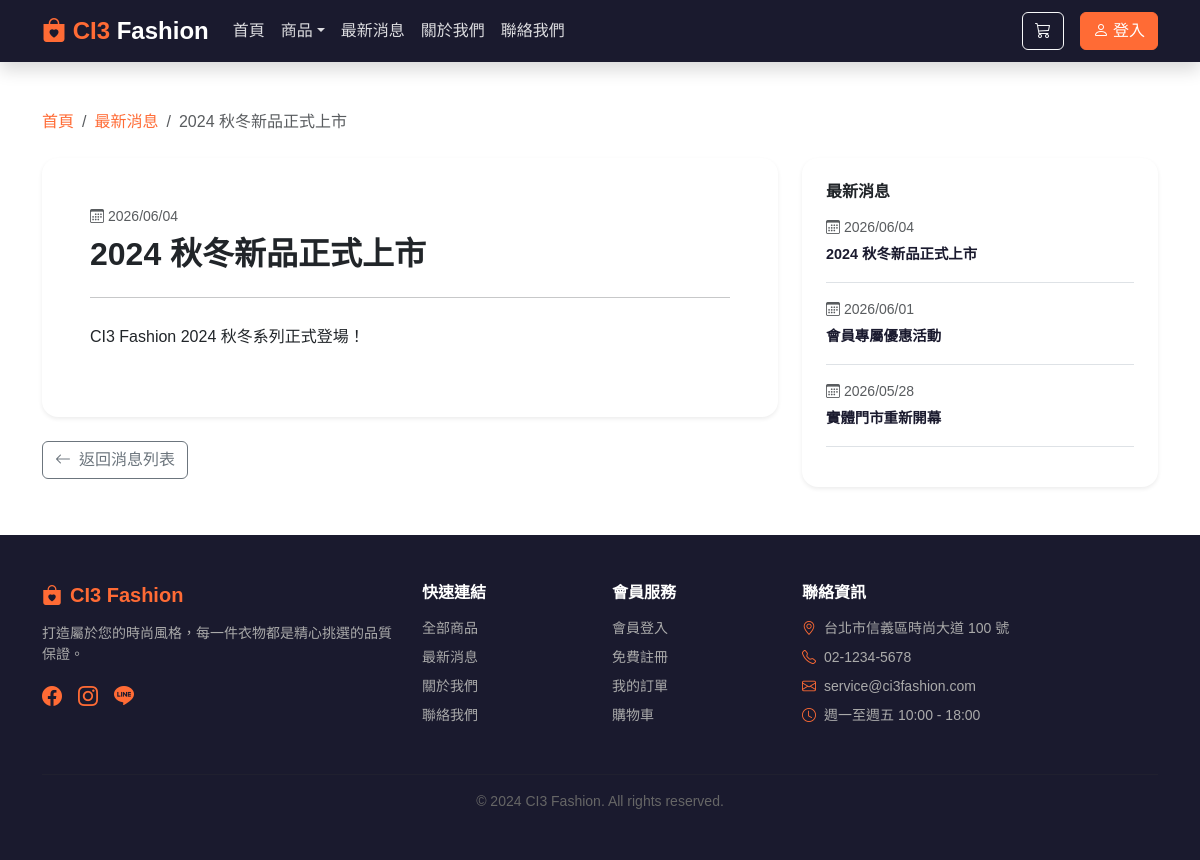
Screenshot of /news/1 with the database file from the repository.
### tables this page shows
CREATE TABLE `news` (
  `id`           int        NOT NULL AUTO_INCREMENT,
  `title`        varchar(255) NOT NULL COMMENT '文章標題',
  `summary`      text COMMENT '摘要（列表頁顯示用）',
  `content`      longtext COMMENT '完整內文（支援 HTML 富文字）',
  `is_published` tinyint(1) DEFAULT '0' COMMENT '發佈狀態：0=草稿，1=已發佈',
  `published_at` datetime   DEFAULT NULL COMMENT '發佈時間（草稿時為 NULL）',
  `created_at`   timestamp  NULL DEFAULT CURRENT_TIMESTAMP,
  PRIMARY KEY (`id`)
);

### application/core/MY_Controller.php (called while the page is built, shortened)
<?php
class Front_Controller extends MY_Controller {
    public function __construct() {
        $this->load->model('Product_model');
        $this->load->model('Category_model');
    }
    protected function render($view, $data = []) {
        $cart = $this->session->userdata('cart') ?: [];
        $data['cart_count'] = array_sum(array_column($cart, 'quantity'));
        $data['member']     = $this->session->userdata('member');
        $data['categories'] = $this->Category_model->get_all();
        $this->load->view('layouts/header', $data);
        $this->load->view($view, $data);
        $this->load->view('layouts/footer', $data);
    }
}

### application/controllers/Front/News.php (called while the page is built, shortened)
<?php
class News extends Front_Controller {
    public function detail($id) {
        $article = $this->News_model->get_by_id($id);
        $data['article']     = $article;
        $data['recent_news'] = $this->News_model->get_published(3);
        $this->render('frontend/news/detail', $data);
    }
}

### index.php (called while the page is built, shortened)
<?php
require_once BASEPATH.'core/CodeIgniter.php';

### application/models/News_model.php (called while the page is built, shortened)
<?php
class News_model extends CI_Model {
    public function get_published($limit = null, $offset = 0) {
        $this->db->where('is_published', 1)->order_by('published_at', 'DESC');
        if ($limit) $this->db->limit($limit, $offset);
        return $this->db->get('news')->result();
    }
    public function get_by_id($id) {
        return $this->db->where('id', $id)->get('news')->row();
    }
}

### application/views/frontend/news/detail.php (the view)
<div class="container py-5">
    <nav aria-label="breadcrumb" class="mb-4">
        <ol class="breadcrumb">
            <li class="breadcrumb-item"><a href="<?= base_url() ?>" style="color:var(--orange)" class="text-decoration-none">首頁</a></li>
            <li class="breadcrumb-item"><a href="<?= base_url('news') ?>" style="color:var(--orange)" class="text-decoration-none">最新消息</a></li>
            <li class="breadcrumb-item active"><?= htmlspecialchars($article->title) ?></li>
        </ol>
    </nav>
    <div class="row g-4">
        <div class="col-lg-8">
            <article class="card shadow-sm" style="border:none; border-radius:16px">
                <div class="card-body p-5">
                    <p class="text-muted small mb-2"><i class="bi bi-calendar3 me-1"></i><?= date('Y/m/d', strtotime($article->published_at)) ?></p>
                    <h2 class="fw-bold mb-4"><?= htmlspecialchars($article->title) ?></h2>
                    <hr>
                    <div class="mt-4" style="line-height:1.9"><?= $article->content ?></div>
                </div>
            </article>
            <a href="<?= base_url('news') ?>" class="btn btn-outline-secondary mt-4">
                <i class="bi bi-arrow-left me-2"></i>返回消息列表
            </a>
        </div>
        <div class="col-lg-4">
            <div class="card shadow-sm" style="border:none; border-radius:16px">
                <div class="card-body p-4">
                    <h6 class="fw-bold mb-3">最新消息</h6>
                    <?php foreach ($recent_news as $n): ?>
                    <div class="mb-3 pb-3 border-bottom">
                        <p class="text-muted small mb-1"><i class="bi bi-calendar3 me-1"></i><?= date('Y/m/d', strtotime($n->published_at)) ?></p>
                        <a href="<?= base_url('news/' . $n->id) ?>" class="text-decoration-none fw-semibold" style="color:var(--dark); font-size:.9rem;"><?= htmlspecialchars($n->title) ?></a>
                    </div>
                    <?php endforeach; ?>
                </div>
            </div>
        </div>
    </div>
</div>

### application/views/layouts/header.php (style rules this page uses)
:root { --orange: #FF6B35; --orange-light: #FF8C42; --orange-pale: #FFF3E0; --dark: #1A1A2E; --dark-2: #16213E; }
body { font-family: 'Noto Sans TC', '微軟正黑體', sans-serif; }

### rows the page displays
news: title "2024 秋冬新品正式上市", published_at "2026/06/04", content "CI3 Fashion 2024 秋冬系列正式登場！"
news: published_at "2026/06/01", title "會員專屬優惠活動"
news: published_at "2026/05/28", title "實體門市重新開幕"
